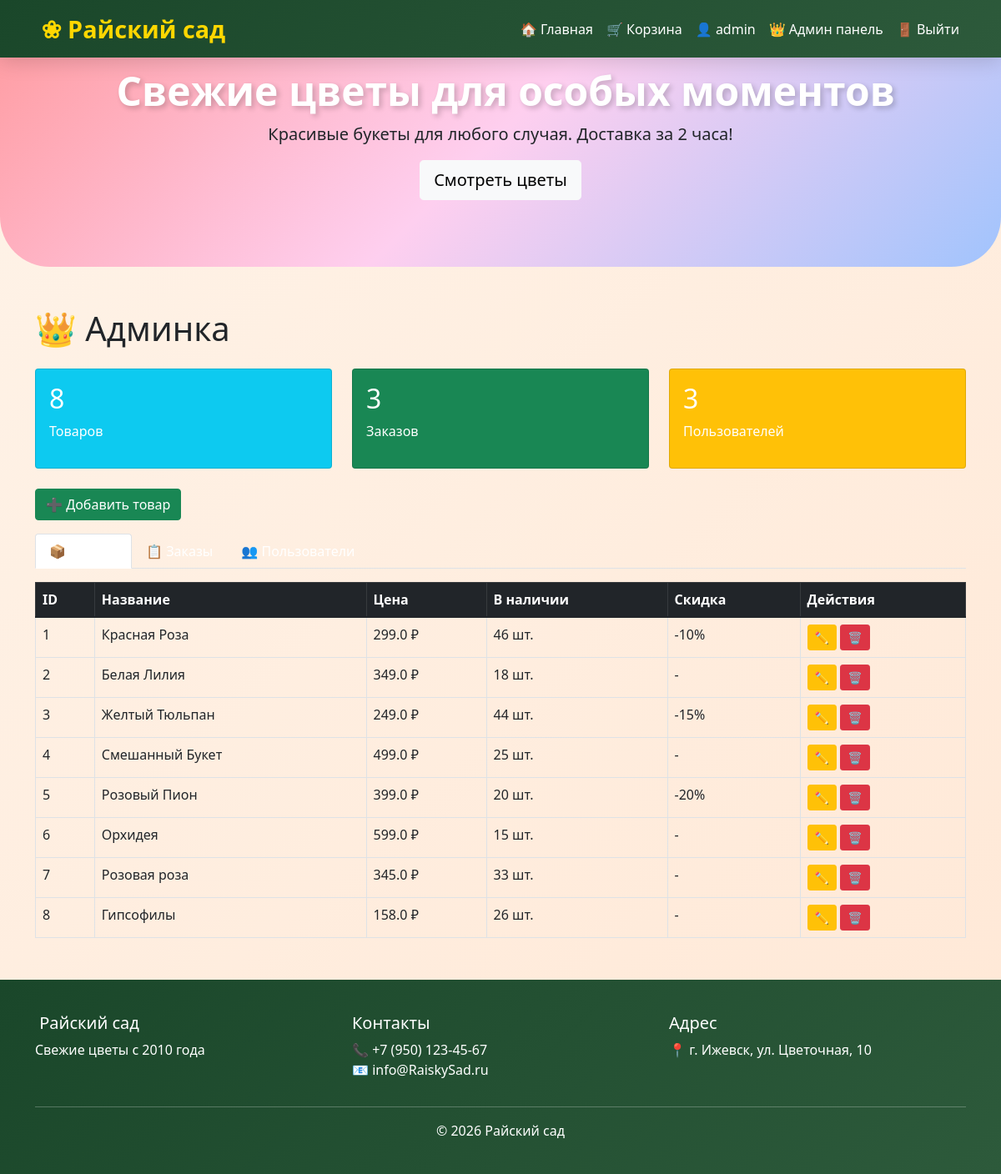
The page /admin (signed in) on the database its author committed.
### app.py (models this page shows)
class User(db.Model):
    id = db.Column(db.Integer, primary_key=True)
    username = db.Column(db.String(80), unique=True, nullable=False)
    email = db.Column(db.String(120), unique=True, nullable=False)
    password = db.Column(db.String(200), nullable=False)
    is_admin = db.Column(db.Boolean, default=False)
    created_at = db.Column(db.DateTime, default=datetime.utcnow)
    avatar = db.Column(db.String(200), default='default_avatar.png')
    full_name = db.Column(db.String(100), default='')
    phone = db.Column(db.String(20), default='')
    address = db.Column(db.String(200), default='')
    bio = db.Column(db.Text, default='')
    orders = db.relationship('Order', backref='user', lazy=True)

class Product(db.Model):
    id = db.Column(db.Integer, primary_key=True)
    name = db.Column(db.String(100), nullable=False)
    description = db.Column(db.Text, nullable=False)
    price = db.Column(db.Float, nullable=False)
    image = db.Column(db.String(200), default='default.jpg')
    stock = db.Column(db.Integer, default=0)
    category = db.Column(db.String(50), default='flowers')
    discount = db.Column(db.Integer, default=0)
    created_at = db.Column(db.DateTime, default=datetime.utcnow)

### app.py (the view)
@app.route('/admin')
def admin_panel():
    if not session.get('is_admin'):
        flash('Доступ запрещен. Только для администраторов.', 'danger')
        return redirect(url_for('index'))
    products = Product.query.all()
    orders = Order.query.order_by(Order.created_at.desc()).all()
    users = User.query.all()
    return render_template('admin.html', products=products, orders=orders, users=users)

### templates/admin.html (shortened to what this page needs)
{% extends "base.html" %}
{% block content %}
<h1 class="mb-4">👑 Админка</h1>
<div class="row mb-4">
    <div class="col-md-4"><div class="card bg-info text-white"><div class="card-body"><h2>{{ products|length }}</h2><p>Товаров</p></div></div></div>
    <div class="col-md-4"><div class="card bg-success text-white"><div class="card-body"><h2>{{ orders|length }}</h2><p>Заказов</p></div></div></div>
    <div class="col-md-4"><div class="card bg-warning text-white"><div class="card-body"><h2>{{ users|length }}</h2><p>Пользователей</p></div></div></div>
</div>
<a href="{{ url_for('add_product') }}" class="btn btn-success mb-3">➕ Добавить товар</a>
<ul class="nav nav-tabs">
    <li class="nav-item"><a class="nav-link active" data-bs-toggle="tab" href="#products">📦 Товары</a></li>
    <li class="nav-item"><a class="nav-link" data-bs-toggle="tab" href="#orders">📋 Заказы</a></li>
    <li class="nav-item"><a class="nav-link" data-bs-toggle="tab" href="#users">👥 Пользователи</a></li>
</ul>
<div class="tab-content mt-3">
    <div class="tab-pane fade show active" id="products">
        <table class="table table-bordered">
            <thead class="table-dark"><tr><th>ID</th><th>Название</th><th>Цена</th><th>В наличии</th><th>Скидка</th><th>Действия</th></tr></thead>
            <tbody>
                {% for product in products %}
                <tr>
                    <td>{{ product.id }}</td><td>{{ product.name }}</td><td>{{ product.price }} ₽</td><td>{{ product.stock }} шт.</td>
                    <td>{% if product.discount > 0 %}-{{ product.discount }}%{% else %}-{% endif %}</td>
                    <td><a href="{{ url_for('edit_product', id=product.id) }}" class="btn btn-warning btn-sm">✏️</a> <a href="{{ url_for('delete_product', id=product.id) }}" class="btn btn-danger btn-sm" onclick="return confirm('Удалить?')">🗑️</a></td>
                </tr>
                {% endfor %}
            </tbody>
        </table>
    </div>
</div>
{% endblock %}

### templates/base.html (shortened to what this page needs)
<!DOCTYPE html>
<html lang="ru">
<head>
    <link href="https://cdn.jsdelivr.net/npm/bootstrap@5.1.3/dist/css/bootstrap.min.css" rel="stylesheet">
    <link rel="stylesheet" href="https://cdnjs.cloudflare.com/ajax/libs/font-awesome/6.0.0/css/all.min.css">
</head>
<body>
    <nav class="navbar navbar-expand-lg fixed-top">
        <div class="container">
            <a class="navbar-brand" href="{{ url_for('index') }}">
                 ❀ Райский сад
            </a>
            <div class="collapse navbar-collapse" id="navbarNav">
                <ul class="navbar-nav ms-auto">
                    <li class="nav-item"><a class="nav-link" href="{{ url_for('index') }}">🏠 Главная</a></li>
                    {% if session.user_id %}
                        <li class="nav-item position-relative">
                            <a class="nav-link" href="{{ url_for('cart') }}">🛒 Корзина
                            </a>
                        </li>
                        <li class="nav-item"><a class="nav-link" href="{{ url_for('account') }}">👤 {{ session.username }}</a></li>
                        {% if session.is_admin %}<li class="nav-item"><a class="nav-link" href="{{ url_for('admin_panel') }}">👑 Админ панель</a></li>{% endif %}
                        <li class="nav-item"><a class="nav-link" href="{{ url_for('logout') }}">🚪 Выйти</a></li>
                    {% else %}
                        <li class="nav-item"><a class="nav-link" href="{{ url_for('login') }}">🔑 Войти</a></li>
                        <li class="nav-item"><a class="nav-link" href="{{ url_for('register') }}">📝 Регистрация</a></li>
                    {% endif %}
                </ul>
            </div>
        </div>
    </nav>
    <div class="hero-section">
        <div class="container text-center">
            <h1> Свежие цветы для особых моментов</h1>
            <p class="lead">Красивые букеты для любого случая. Доставка за 2 часа!</p>
            <a href="{{ url_for('index') }}" class="btn btn-light btn-lg">Смотреть цветы</a>
        </div>
    </div>
    <div class="container">
        {% block content %}{% endblock %}
    </div>
    <footer class="footer">
        <div class="container">
            <div class="row">
                <div class="col-md-4">
                    <h5> Райский сад</h5>
                    <p>Свежие цветы с 2010 года</p>
                </div>
                <div class="col-md-4">
                    <h5>Контакты</h5>
                    <p>📞 +7 (950) 123-45-67<br>📧 info@RaiskySad.ru</p>
                </div>
                <div class="col-md-4">
                    <h5>Адрес</h5>
                    <p>📍 г. Ижевск, ул. Цветочная, 10</p>
                </div>
            </div>
            <hr>
            <div class="text-center">© 2026 Райский сад</div>
        </div>
    </footer>
</body>
</html>

### templates/base.html (style rules this page uses)
* { margin: 0; padding: 0; box-sizing: border-box; }
body { font-family: 'Segoe UI', Tahoma, Geneva, Verdana, sans-serif; background: linear-gradient(135deg, #fef3e8 0%, #ffe8d6 100%); min-height: 100vh; }
.navbar { background: linear-gradient(135deg, #1a472a, #2d5a3b) !important; box-shadow: 0 5px 25px rgba(0,0,0,0.15); }
.navbar-brand { font-size: 1.8rem; font-weight: bold; color: #ffd700 !important; }
.nav-link { color: white !important; transition: all 0.3s; }
.hero-section { background: linear-gradient(135deg, #ff9a9e 0%, #fecfef 50%, #a1c4fd 100%); padding: 80px 0; margin-bottom: 50px; border-radius: 0 0 60px 60px; }
.hero-section h1 { font-size: 3rem; font-weight: bold; color: #fff; text-shadow: 3px 3px 6px rgba(0,0,0,0.2); }
.footer { background: linear-gradient(135deg, #1a472a, #2d5a3b); color: white; padding: 40px 0; margin-top: 50px; }

### rows shown on the page
User: username "admin"
Product: id "1", name "Красная Роза", price "299.0", stock "46", discount "10"
Product: id "2", name "Белая Лилия", price "349.0", stock "18"
Product: id "3", name "Желтый Тюльпан", price "249.0", stock "44", discount "15"
Product: id "4", name "Смешанный Букет", price "499.0", stock "25"
Product: id "5", name "Розовый Пион", price "399.0", stock "20", discount "20"
Product: id "6", name "Орхидея", price "599.0", stock "15"
Product: id "7", name "Розовая роза", price "345.0", stock "33"
Product: id "8", name "Гипсофилы", price "158.0", stock "26"

### other values the page prints
{{ products|length }} "8"
{{ orders|length }} "3"
{{ users|length }} "3"
